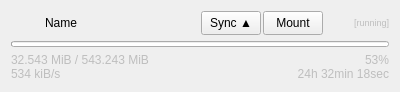
<?xml version="1.0" encoding="UTF-8"?>
<ui version="4.0">
 <class>JobWidget</class>
 <widget class="QWidget" name="JobWidget">
  <property name="geometry">
   <rect>
    <x>0</x>
    <y>0</y>
    <width>400</width>
    <height>82</height>
   </rect>
  </property>
  <property name="windowTitle">
   <string>Form</string>
  </property>
  <layout class="QVBoxLayout" name="verticalLayout">
   <item>
    <layout class="QHBoxLayout" name="mainLayout">
     <property name="spacing">
      <number>2</number>
     </property>
     <item>
      <widget class="QLabel" name="icon">
       <property name="minimumSize">
        <size>
         <width>24</width>
         <height>24</height>
        </size>
       </property>
       <property name="maximumSize">
        <size>
         <width>24</width>
         <height>24</height>
        </size>
       </property>
       <property name="text">
        <string/>
       </property>
       <property name="pixmap">
        <pixmap>:/resources/icons/mount_Running.svg</pixmap>
       </property>
       <property name="scaledContents">
        <bool>true</bool>
       </property>
       <property name="margin">
        <number>0</number>
       </property>
      </widget>
     </item>
     <item>
      <spacer name="horizontalSpacer">
       <property name="orientation">
        <enum>Qt::Orientation::Horizontal</enum>
       </property>
       <property name="sizeType">
        <enum>QSizePolicy::Policy::Fixed</enum>
       </property>
       <property name="sizeHint" stdset="0">
        <size>
         <width>8</width>
         <height>20</height>
        </size>
       </property>
      </spacer>
     </item>
     <item>
      <widget class="QLabel" name="name">
       <property name="sizePolicy">
        <sizepolicy hsizetype="Preferred" vsizetype="Preferred">
         <horstretch>0</horstretch>
         <verstretch>0</verstretch>
        </sizepolicy>
       </property>
       <property name="text">
        <string>Name</string>
       </property>
       <property name="scaledContents">
        <bool>true</bool>
       </property>
      </widget>
     </item>
     <item>
      <spacer name="horizontalSpacer_3">
       <property name="orientation">
        <enum>Qt::Orientation::Horizontal</enum>
       </property>
       <property name="sizeType">
        <enum>QSizePolicy::Policy::Fixed</enum>
       </property>
       <property name="sizeHint" stdset="0">
        <size>
         <width>8</width>
         <height>20</height>
        </size>
       </property>
      </spacer>
     </item>
     <item>
      <widget class="QPushButton" name="button1">
       <property name="minimumSize">
        <size>
         <width>60</width>
         <height>24</height>
        </size>
       </property>
       <property name="maximumSize">
        <size>
         <width>60</width>
         <height>24</height>
        </size>
       </property>
       <property name="text">
        <string>Sync ▲</string>
       </property>
      </widget>
     </item>
     <item>
      <widget class="QPushButton" name="button2">
       <property name="minimumSize">
        <size>
         <width>60</width>
         <height>24</height>
        </size>
       </property>
       <property name="maximumSize">
        <size>
         <width>60</width>
         <height>24</height>
        </size>
       </property>
       <property name="text">
        <string>Mount</string>
       </property>
      </widget>
     </item>
     <item>
      <spacer name="horizontalSpacer_2">
       <property name="orientation">
        <enum>Qt::Orientation::Horizontal</enum>
       </property>
       <property name="sizeType">
        <enum>QSizePolicy::Policy::Fixed</enum>
       </property>
       <property name="sizeHint" stdset="0">
        <size>
         <width>4</width>
         <height>20</height>
        </size>
       </property>
      </spacer>
     </item>
     <item>
      <widget class="QLabel" name="status">
       <property name="enabled">
        <bool>false</bool>
       </property>
       <property name="sizePolicy">
        <sizepolicy hsizetype="Fixed" vsizetype="Preferred">
         <horstretch>0</horstretch>
         <verstretch>0</verstretch>
        </sizepolicy>
       </property>
       <property name="minimumSize">
        <size>
         <width>60</width>
         <height>0</height>
        </size>
       </property>
       <property name="maximumSize">
        <size>
         <width>60</width>
         <height>16777215</height>
        </size>
       </property>
       <property name="baseSize">
        <size>
         <width>0</width>
         <height>0</height>
        </size>
       </property>
       <property name="text">
        <string>&lt;html&gt;&lt;head/&gt;&lt;body&gt;&lt;p&gt;&lt;span style=&quot; font-size:7pt;&quot;&gt;[running]&lt;/span&gt;&lt;/p&gt;&lt;/body&gt;&lt;/html&gt;</string>
       </property>
       <property name="textFormat">
        <enum>Qt::TextFormat::RichText</enum>
       </property>
       <property name="alignment">
        <set>Qt::AlignmentFlag::AlignRight|Qt::AlignmentFlag::AlignTrailing|Qt::AlignmentFlag::AlignVCenter</set>
       </property>
      </widget>
     </item>
    </layout>
   </item>
   <item>
    <widget class="QProgressBar" name="progress">
     <property name="maximumSize">
      <size>
       <width>16777215</width>
       <height>6</height>
      </size>
     </property>
     <property name="minimum">
      <number>0</number>
     </property>
     <property name="value">
      <number>0</number>
     </property>
     <property name="textVisible">
      <bool>false</bool>
     </property>
     <property name="invertedAppearance">
      <bool>false</bool>
     </property>
    </widget>
   </item>
   <item>
    <layout class="QGridLayout" name="gridLayout">
     <property name="horizontalSpacing">
      <number>8</number>
     </property>
     <property name="verticalSpacing">
      <number>0</number>
     </property>
     <item row="0" column="0">
      <widget class="QLabel" name="bytes">
       <property name="enabled">
        <bool>false</bool>
       </property>
       <property name="text">
        <string>32.543 MiB / 543.243 MiB</string>
       </property>
      </widget>
     </item>
     <item row="1" column="0">
      <widget class="QLabel" name="speed">
       <property name="enabled">
        <bool>false</bool>
       </property>
       <property name="text">
        <string>534 kiB/s</string>
       </property>
      </widget>
     </item>
     <item row="0" column="1">
      <widget class="QLabel" name="percent">
       <property name="enabled">
        <bool>false</bool>
       </property>
       <property name="text">
        <string>53%</string>
       </property>
       <property name="alignment">
        <set>Qt::AlignmentFlag::AlignRight|Qt::AlignmentFlag::AlignTrailing|Qt::AlignmentFlag::AlignVCenter</set>
       </property>
      </widget>
     </item>
     <item row="1" column="1">
      <widget class="QLabel" name="eta">
       <property name="enabled">
        <bool>false</bool>
       </property>
       <property name="text">
        <string>24h 32min 18sec</string>
       </property>
       <property name="alignment">
        <set>Qt::AlignmentFlag::AlignRight|Qt::AlignmentFlag::AlignTrailing|Qt::AlignmentFlag::AlignVCenter</set>
       </property>
      </widget>
     </item>
    </layout>
   </item>
  </layout>
 </widget>
 <resources/>
 <connections/>
</ui>
